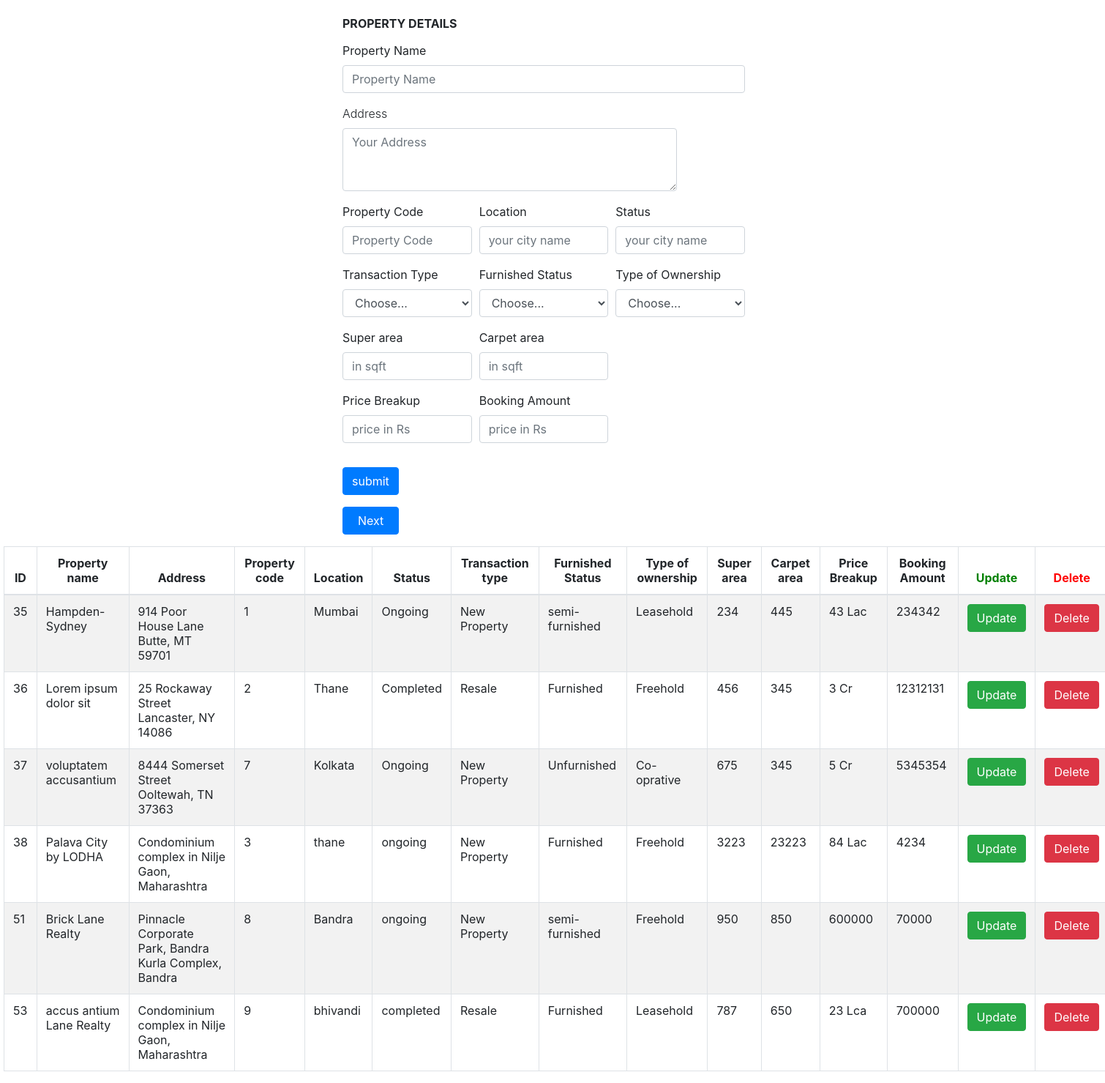
Page /admin_dashboard/dist/extra-pages/property-details.php (signed in) on the committed database.
### tables this page shows
CREATE TABLE `property_details` (
  `id` int(11) NOT NULL,
  `pname` varchar(50) NOT NULL,
  `address` varchar(100) NOT NULL,
  `pcode` varchar(50) NOT NULL,
  `location` varchar(50) NOT NULL,
  `status` varchar(50) NOT NULL,
  `transaction` varchar(50) NOT NULL,
  `furnished` varchar(50) NOT NULL,
  `ownership` varchar(50) NOT NULL,
  `sarea` varchar(50) NOT NULL,
  `carea` varchar(50) NOT NULL,
  `price` varchar(50) NOT NULL,
  `bamount` int(50) NOT NULL
);

### admin_dashboard/dist/extra-pages/property-details.php (the view, shortened to what this page needs)
<?php
  include("config.php");
  $result=mysqli_query($mysqli,"select * from property_details order by id asc");
?>
<link rel="stylesheet" href="https://stackpath.bootstrapcdn.com/bootstrap/4.3.1/css/bootstrap.min.css">
<!DOCTYPE html>
<html>
<head>
</head>
<body>
<form action="property-details-fun.php" method="POST">
  <div class="container" style=" margin-top: 20px; margin-left:30%; " >
    <div class="form-row">
      <div class="form-group col-md-6">
        <label for="pdetails" style="font-weight: 700;  margin-bottom:-3px ">PROPERTY DETAILS</label>
      </div>
    </div>
    <div class="form-row">
      <div class="form-group col-md-6">
        <label for="pname">Property Name</label>
        <input type="text" class="form-control" name="pname" id="pname" placeholder="Property Name">
      </div>
    </div>
    <div class="form-row">
      <div class="form-group col-md-5" style="font-weight: 300; ">
        <label for="address">Address</label>
        <textarea class="form-control z-depth-1" name="address" id="address" rows="3" placeholder="Your Address"></textarea>
      </div>
    </div>
    <div class="form-row">
      <div class="form-group col-md-2">
          <label for="pcode">Property Code</label>
          <input type="text" class="form-control" name="pcode" id="pcode" placeholder="Property Code">
      </div>
      <div class="form-group col-md-2">
          <label for="location">Location</label>
          <input type="text" class="form-control" name="location" id="location" placeholder="your city name">
      </div>
      <div class="form-group col-md-2">
          <label for="status">Status</label>
          <input type="text" class="form-control" name="status" id="status" placeholder="your city name">
      </div>
    </div>
    <div class="form-row">
      <div class="form-group col-md-2">
        <label for="transaction">Transaction Type</label>
        <select id="transaction" class="form-control" name="transaction" id="transaction">
            <option selected>Choose...</option>
        </select>
      </div>
      <div class="form-group col-md-2">
        <label for="furnished">Furnished Status</label>
        <select id="furnished" class="form-control" name="furnished" id="furnished">
          <option selected>Choose...</option>
        </select>
      </div>
      <div class="form-group col-md-2">
        <label for="ownership">Type of Ownership</label>
        <select id="ownership" class="form-control" name="ownership" id="ownership">
          <option selected>Choose...</option>
        </select>
      </div>
    </div>
    <div class="form-row">
      <div class="form-group col-md-2">
        <label for="sarea">Super area</label>
        <input type="text" class="form-control" name="sarea" id="sarea" placeholder="in sqft">
      </div>
      <div class="form-group col-md-2">
        <label for="carea">Carpet area</label>
        <input type="text" class="form-control" name="carea" id="carea" placeholder="in sqft">
      </div>
    </div>
    <div class="form-row">
      <div class="form-group col-md-2">
        <label for="price">Price Breakup</label>
        <input type="text" class="form-control" name="price" id="price" placeholder="price in Rs">
      </div>
      <div class="form-group col-md-2">
        <label for="bamount">Booking Amount</label>
        <input type="text" class="form-control" name="bamount" id="bamount" placeholder="price in Rs">
      </div>
    </div>
    <input type="submit" class="btn btn-primary" style="margin-top:1.5%" name="submit1" value="submit">
</div>
  </form>
<div class="container" style=" margin-top:20px; margin-left:30%; " >
  <div class="form-row">
    <div class="form-group col-md-2">
      <input type="submit" class="btn btn-primary" style="margin-top:-4px; padding-left: 20px; padding-right:20px;  text-align: center;" name="next" value="Next" onclick="location.href='config-details.php';">
    </div>
  </div>
</div>
 <div>
      <div class="form-row" style="margin-left:5px;">
        <table class="table table-striped table-bordered">
          <thead>
          <tr style="text-align: center;">
            <th>ID</th>
            <th>Property name</th>
            <th>Address</th>
            <th>Property code</th>
            <th>Location</th>
            <th>Status</th>
            <th>Transaction type</th>
            <th>Furnished Status</th>
            <th>Type of ownership</th>
            <th>Super area</th>
            <th>Carpet area</th>
            <th>Price Breakup</th>
            <th>Booking Amount</th>
            <th style="color:green;">Update</th>
            <th style="color:red;">Delete</th>
          </tr>
        </thead>
        <?php
        while($res=mysqli_fetch_array($result))
        {
        ?>
            <tr>
              <td><?php echo $res['id']; ?></td>
              <td><?php echo $res['pname']; ?></td>
              <td><?php echo $res['address']; ?></td>
              <td><?php echo $res['pcode']; ?></td>
              <td><?php echo $res['location']; ?></td>
              <td><?php echo $res['status']; ?></td>
              <td><?php echo $res['transaction']; ?></td>
              <td><?php echo $res['furnished']; ?></td>
              <td><?php echo $res['ownership']; ?></td>
              <td><?php echo $res['sarea']; ?></td>
              <td><?php echo $res['carea']; ?></td>
              <td><?php echo $res['price']; ?></td>
              <td><?php echo $res['bamount']; ?></td>
              <td><button class="btn btn-success"><a href="property-update.php?id=<?php echo $res['id']; ?>" class="text-white">Update</a>
              </button></td>
              <td><button class="btn btn-danger"><a href="property-details-fun.php?id=<?php echo $res['id']; ?>" class="text-white">Delete</a>
              </button></td>
          </tr>
      <?php
        }
        ?>
      </table>
      </div>
  </div>
</body>
</html>

### rows in the picture
property_details: id "35", pname "Hampden-Sydney", address "914 Poor House Lane Butte, MT 59701", pcode "1", location "Mumbai", status "Ongoing", transaction "New Property", furnished "semi-furnished", ownership "Leasehold", sarea "234", carea "445", price "43 Lac", bamount "234342"
property_details: id "36", pname "Lorem ipsum dolor sit", address "25 Rockaway Street Lancaster, NY 14086", pcode "2", location "Thane", status "Completed", transaction "Resale", furnished "Furnished", ownership "Freehold", sarea "456", carea "345", price "3 Cr", bamount "12312131"
property_details: id "37", pname "voluptatem accusantium", address "8444 Somerset Street Ooltewah, TN 37363", pcode "7", location "Kolkata", status "Ongoing", transaction "New Property", furnished "Unfurnished", ownership "Co-oprative", sarea "675", carea "345", price "5 Cr", bamount "5345354"
property_details: id "38", pname "Palava City by LODHA", address "Condominium complex in Nilje Gaon, Maharashtra", pcode "3", location "thane", status "ongoing", transaction "New Property", furnished "Furnished", ownership "Freehold", sarea "3223", carea "23223", price "84 Lac", bamount "4234"
property_details: id "51", pname "Brick Lane Realty", address "Pinnacle Corporate Park, Bandra Kurla Complex, Bandra", pcode "8", location "Bandra", status "ongoing", transaction "New Property", furnished "semi-furnished", ownership "Freehold", sarea "950", carea "850", price "600000", bamount "70000"
property_details: id "53", pname "accus antium Lane Realty", address "Condominium complex in Nilje Gaon, Maharashtra", pcode "9", location "bhivandi", status "completed", transaction "Resale", furnished "Furnished", ownership "Leasehold", sarea "787", carea "650", price "23 Lca", bamount "700000"
